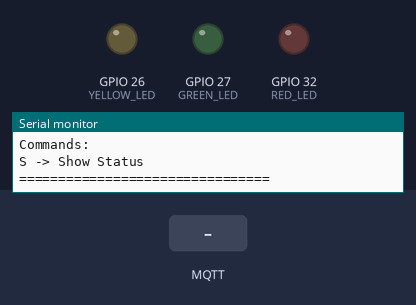
This sketch was run on a simulated ESP32. Shown: output pins drawn as LEDs (lit = HIGH), the last lines printed to the serial monitor. The test bench sets the inputs (shaded band). WiFi joins after 1.5 s; servers stay silent unless stated; EEPROM starts erased; no MQTT or app messages arrive unless stated; nothing arrives over Bluetooth unless stated; a phone connects over Bluetooth LE 3 s after start.

Above: at 2.7 s.
2.8 s: MQTT message "ON" arrives on the first subscribed topic
At 3.4 s:
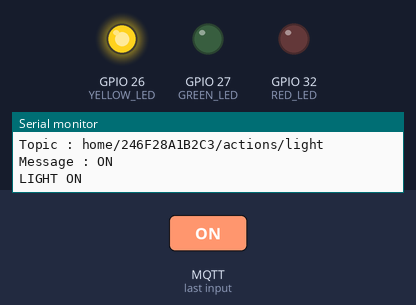
4.3 s: MQTT message "ON" arrives on the second subscribed topic
At 4.6 s:
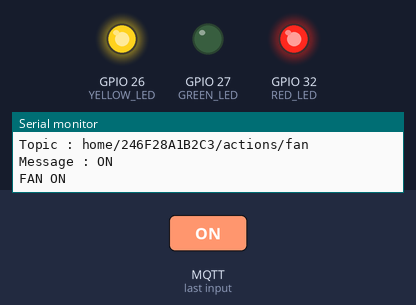
5.8 s: MQTT message "STATUS" arrives on the first subscribed topic
At 7.0 s:
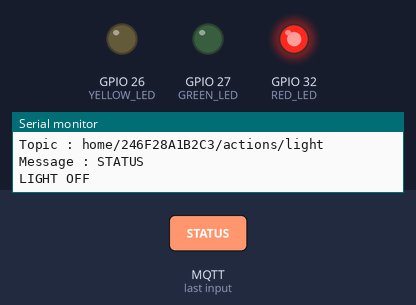
7.3 s: MQTT message "ON" arrives on the third subscribed topic
At 8.1 s:
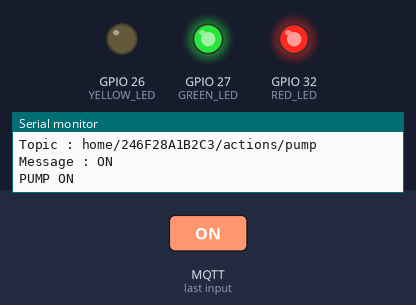
8.8 s: MQTT message "on" arrives on the first subscribed topic
At 9.2 s:
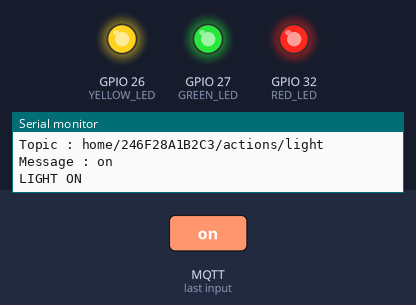
10.3 s: MQTT message "STATUS" arrives on the second subscribed topic
At 11.5 s:
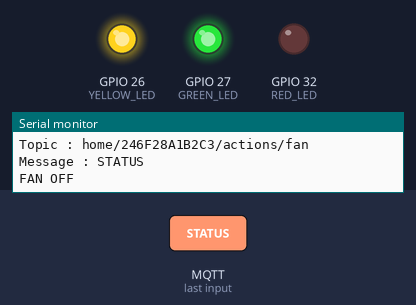
Timing chart, 0 to 12.8 s (numbered marks = the images above; inputs shaded):
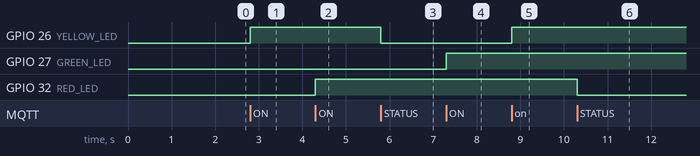

Measured:
- after the input at 2.8 s, GPIO 26 (YELLOW_LED): LOW → HIGH at once
- after the input at 4.3 s, GPIO 32 (RED_LED): LOW → HIGH at once
- after the input at 5.8 s, GPIO 26 (YELLOW_LED): HIGH → LOW at once
- after the input at 7.3 s, GPIO 27 (GREEN_LED): LOW → HIGH at once
- after the input at 8.8 s, GPIO 26 (YELLOW_LED): LOW → HIGH at once
- after the input at 10.3 s, GPIO 32 (RED_LED): HIGH → LOW at once

The sketch:

ESP32_LittleFS_Test.ino
```cpp
#include <WiFi.h>
#include <PubSubClient.h>
#include <Preferences.h>

#include <BLEDevice.h>
#include <BLEServer.h>
#include <BLEUtils.h>
#include <BLE2902.h>

// ================= DEFAULT WIFI =================
const char* DEFAULT_SSID = "ACT-ai_101807102098";
const char* DEFAULT_PASSWORD = "78216553";

// ================= MQTT =================
const char* MQTT_SERVER = "test.mosquitto.org";
const int MQTT_PORT = 1883;

// ================= BLE UUIDs =================
#define SERVICE_UUID        "12345678-1234-1234-1234-123456789abc"
#define CHARACTERISTIC_RX   "abcdefab-1234-5678-1234-abcdefabcdef"
#define CHARACTERISTIC_TX   "fedcbafe-4321-8765-4321-fedcbafedcba"

// ================= LED PINS =================
#define RED_LED      32      // FAN
#define YELLOW_LED   26      // LIGHT
#define GREEN_LED    27      // PUMP

// ================= OBJECTS =================
WiFiClient espClient;
PubSubClient mqttClient(espClient);
Preferences preferences;

BLECharacteristic *pTxCharacteristic;

// ================= DEVICE INFO =================
String deviceID;

// ================= MQTT TOPICS =================
String statusTopic;
String ackTopic;

String lightTopic;
String fanTopic;
String pumpTopic;

String wifiSSIDTopic;
String wifiPasswordTopic;
String wifiSaveTopic;

// ================= STATES =================
bool lightState = false;
bool fanState = false;
bool pumpState = false;

String ssid = "";
String password = "";

String newSSID = "";
String newPassword = "";

unsigned long lastHeartbeat = 0;

// =====================================================
// BLE MESSAGE
// =====================================================

void sendBLE(String msg)
{
  if (pTxCharacteristic != nullptr)
  {
    pTxCharacteristic->setValue(
      msg.c_str()
    );

    pTxCharacteristic->notify();
  }

  Serial.println(msg);
}

// =====================================================
// MQTT ACK
// =====================================================

void publishAck(const char* msg)
{
  if (mqttClient.connected())
  {
    mqttClient.publish(
      ackTopic.c_str(),
      msg
    );
  }
}

// =====================================================
// MQTT STATUS
// =====================================================

void publishStatus()
{
  if (mqttClient.connected())
  {
    mqttClient.publish(
      statusTopic.c_str(),
      "ONLINE",
      true
    );
  }
}

// =====================================================
// LIGHT
// =====================================================

void setLight(bool state)
{
  lightState = state;

  digitalWrite(
    YELLOW_LED,
    state
  );

  Serial.println(
    state ?
    "LIGHT ON" :
    "LIGHT OFF"
  );

  publishAck(
    state ?
    "LIGHT ON" :
    "LIGHT OFF"
  );
}

// =====================================================
// FAN
// =====================================================

void setFan(bool state)
{
  fanState = state;

  digitalWrite(
    RED_LED,
    state
  );

  Serial.println(
    state ?
    "FAN ON" :
    "FAN OFF"
  );

  publishAck(
    state ?
    "FAN ON" :
    "FAN OFF"
  );
}

// =====================================================
// PUMP
// =====================================================

void setPump(bool state)
{
  pumpState = state;

  digitalWrite(
    GREEN_LED,
    state
  );

  Serial.println(
    state ?
    "PUMP ON" :
    "PUMP OFF"
  );

  publishAck(
    state ?
    "PUMP ON" :
    "PUMP OFF"
  );
}

// =====================================================
// STATUS PRINT
// =====================================================

void printStatus()
{
  Serial.println();
  Serial.println(
    "===== STATUS ====="
  );

  Serial.print(
    "WiFi : "
  );

  Serial.println(
    WiFi.status() ==
    WL_CONNECTED ?
    "ONLINE" :
    "OFFLINE"
  );

  Serial.print(
    "MQTT : "
  );

  Serial.println(
    mqttClient.connected() ?
    "ONLINE" :
    "OFFLINE"
  );

  Serial.print(
    "Light : "
  );

  Serial.println(
    lightState ?
    "ON" :
    "OFF"
  );

  Serial.print(
    "Fan : "
  );

  Serial.println(
    fanState ?
    "ON" :
    "OFF"
  );

  Serial.print(
    "Pump : "
  );

  Serial.println(
    pumpState ?
    "ON" :
    "OFF"
  );

  Serial.println(
    "=================="
  );
}
// =====================================================
// SAVE WIFI CREDENTIALS
// =====================================================

void saveCredentials(
  String newSSID,
  String newPass)
{
  preferences.begin(
    "wifi",
    false
  );

  preferences.putString(
    "ssid",
    newSSID
  );

  preferences.putString(
    "pass",
    newPass
  );

  preferences.end();
}

// =====================================================
// CONNECT WIFI
// =====================================================

void connectWiFi()
{
  preferences.begin(
    "wifi",
    true
  );

  ssid =
    preferences.getString(
      "ssid",
      DEFAULT_SSID
    );

  password =
    preferences.getString(
      "pass",
      DEFAULT_PASSWORD
    );

  preferences.end();

  Serial.print(
    "Connecting WiFi"
  );

  WiFi.mode(WIFI_STA);

  WiFi.begin(
    ssid.c_str(),
    password.c_str()
  );

  int count = 0;

  while (
    WiFi.status() !=
    WL_CONNECTED &&
    count < 30)
  {
    delay(500);
    Serial.print(".");
    count++;
  }

  Serial.println();

  if (
    WiFi.status() ==
    WL_CONNECTED)
  {
    Serial.println(
      "WiFi Connected"
    );

    Serial.print(
      "IP : "
    );

    Serial.println(
      WiFi.localIP()
    );

    sendBLE(
      "WiFi Connected"
    );

    sendBLE(
      "IP : " +
      WiFi.localIP().toString()
    );
  }
  else
  {
    Serial.println(
      "WiFi Failed"
    );

    sendBLE(
      "WiFi Failed"
    );
  }
}

// =====================================================
// BLE CALLBACK
// =====================================================

class MyCallbacks :
  public BLECharacteristicCallbacks
{
  void onWrite(
    BLECharacteristic
    *pCharacteristic)
  {
    String cmd =
      pCharacteristic
      ->getValue()
      .c_str();

    cmd.trim();

    Serial.println(
      "BLE : " +
      cmd
    );

    // STATUS
    if (
      cmd.equalsIgnoreCase(
        "STATUS"))
    {
      if (
        WiFi.status() ==
        WL_CONNECTED)
      {
        sendBLE(
          "Connected"
        );

        sendBLE(
          "SSID : " +
          WiFi.SSID()
        );

        sendBLE(
          "IP : " +
          WiFi.localIP()
          .toString()
        );
      }
      else
      {
        sendBLE(
          "Not Connected"
        );
      }
    }

    // SETWIFI
    else if (
      cmd.startsWith(
        "SETWIFI,"))
    {
      int c1 =
        cmd.indexOf(',');

      int c2 =
        cmd.indexOf(
          ',',
          c1 + 1
        );

      if (c2 > 0)
      {
        String newSSID =
          cmd.substring(
            c1 + 1,
            c2
          );

        String newPass =
          cmd.substring(
            c2 + 1
          );

        sendBLE(
          "Saving WiFi"
        );

        saveCredentials(
          newSSID,
          newPass
        );

        ssid =
          newSSID;

        password =
          newPass;

        WiFi.disconnect(
          true
        );

        delay(1000);

        connectWiFi();
      }
      else
      {
        sendBLE(
          "Invalid Format"
        );

        sendBLE(
          "SETWIFI,SSID,PASSWORD"
        );
      }
    }
  }
};

// =====================================================
// MQTT CALLBACK
// =====================================================

void mqttCallback(
  char* topic,
  byte* payload,
  unsigned int length)
{
  String msg = "";

  for (
    unsigned int i = 0;
    i < length;
    i++)
  {
    msg +=
      (char)payload[i];
  }

  msg.trim();

  String upper =
    msg;

  upper.toUpperCase();

  String t =
    String(topic);

  Serial.println();
  Serial.print(
    "Topic : "
  );

  Serial.println(t);

  Serial.print(
    "Message : "
  );

  Serial.println(msg);

  // LIGHT
  if (t == lightTopic)
  {
    setLight(
      upper == "ON"
    );
  }

  // FAN
  else if (
    t == fanTopic)
  {
    setFan(
      upper == "ON"
    );
  }

  // PUMP
  else if (
    t == pumpTopic)
  {
    setPump(
      upper == "ON"
    );
  }

  // WIFI SSID
  else if (
    t ==
    wifiSSIDTopic)
  {
    newSSID = msg;

    Serial.println(
      "New SSID Received"
    );
  }

  // WIFI PASSWORD
  else if (
    t ==
    wifiPasswordTopic)
  {
    newPassword =
      msg;

    Serial.println(
      "New Password Received"
    );
  }

  // SAVE WIFI
  else if (
    t ==
    wifiSaveTopic)
  {
    if (
      newSSID.length() > 0 &&
      newPassword.length() > 0)
    {
      saveCredentials(
        newSSID,
        newPassword
      );

      publishAck(
        "WIFI SAVED"
      );

      Serial.println(
        "WiFi Saved"
      );

      delay(2000);

      ESP.restart();
    }
  }
}
// =====================================================
// CONNECT MQTT
// =====================================================

void connectMQTT()
{
  while (
      !mqttClient.connected() &&
      WiFi.status() == WL_CONNECTED)
  {
    Serial.println(
        "Connecting MQTT..."
    );

    if (
        mqttClient.connect(
            deviceID.c_str(),
            nullptr,
            nullptr,
            statusTopic.c_str(),
            1,
            true,
            "OFFLINE"))
    {
      Serial.println(
          "MQTT Connected"
      );

      // Subscribe Topics
      mqttClient.subscribe(
          lightTopic.c_str());

      mqttClient.subscribe(
          fanTopic.c_str());

      mqttClient.subscribe(
          pumpTopic.c_str());

      mqttClient.subscribe(
          wifiSSIDTopic.c_str());

      mqttClient.subscribe(
          wifiPasswordTopic.c_str());

      mqttClient.subscribe(
          wifiSaveTopic.c_str());

      // Auto Discovery
      mqttClient.publish(
          "home/discovery",
          deviceID.c_str(),
          true
      );

      publishStatus();

      Serial.println();
      Serial.println(
          "Subscribed Topics:"
      );

      Serial.println(lightTopic);
      Serial.println(fanTopic);
      Serial.println(pumpTopic);
      Serial.println(wifiSSIDTopic);
      Serial.println(wifiPasswordTopic);
      Serial.println(wifiSaveTopic);
    }
    else
    {
      Serial.print(
          "MQTT Failed RC="
      );

      Serial.println(
          mqttClient.state()
      );

      delay(3000);
    }
  }
}

// =====================================================
// SETUP
// =====================================================

void setup()
{
  Serial.begin(115200);

  // LEDs
  pinMode(
      RED_LED,
      OUTPUT);

  pinMode(
      YELLOW_LED,
      OUTPUT);

  pinMode(
      GREEN_LED,
      OUTPUT);

  digitalWrite(
      RED_LED,
      LOW);

  digitalWrite(
      YELLOW_LED,
      LOW);

  digitalWrite(
      GREEN_LED,
      LOW);

  // BLE Initialization
  BLEDevice::init(
      "ESP32_WIFI_SETUP");

  BLEServer *pServer =
      BLEDevice::createServer();

  BLEService *pService =
      pServer->createService(
          SERVICE_UUID);

  pTxCharacteristic =
      pService->createCharacteristic(
          CHARACTERISTIC_TX,
          BLECharacteristic::
              PROPERTY_NOTIFY);

  pTxCharacteristic
      ->addDescriptor(
          new BLE2902());

  BLECharacteristic
      *pRxCharacteristic =
          pService
              ->createCharacteristic(
                  CHARACTERISTIC_RX,
                  BLECharacteristic::
                      PROPERTY_WRITE);

  pRxCharacteristic
      ->setCallbacks(
          new MyCallbacks());

  pService->start();

  BLEAdvertising
      *pAdvertising =
          BLEDevice::getAdvertising();

  pAdvertising
      ->addServiceUUID(
          SERVICE_UUID);

  pAdvertising->start();

  Serial.println(
      "BLE Started");

  // Connect WiFi
  connectWiFi();

  // Device ID
  deviceID =
      WiFi.macAddress();

  deviceID.replace(
      ":",
      ""
  );

  // MQTT Topics
  statusTopic =
      "home/" +
      deviceID +
      "/device/status";

  ackTopic =
      "home/" +
      deviceID +
      "/ack";

  lightTopic =
      "home/" +
      deviceID +
      "/actions/light";

  fanTopic =
      "home/" +
      deviceID +
      "/actions/fan";

  pumpTopic =
      "home/" +
      deviceID +
      "/actions/pump";

  wifiSSIDTopic =
      "home/" +
      deviceID +
      "/actions/wifi/ssid";

  wifiPasswordTopic =
      "home/" +
      deviceID +
      "/actions/wifi/password";

  wifiSaveTopic =
      "home/" +
      deviceID +
      "/actions/wifi/save";

  // MQTT Setup
  mqttClient.setServer(
      MQTT_SERVER,
      MQTT_PORT);

  mqttClient.setCallback(
      mqttCallback);

  connectMQTT();

  Serial.println();
  Serial.println(
      "================================");

  Serial.print(
      "Device ID : ");

  Serial.println(
      deviceID);

  Serial.println(
      "================================");

  Serial.println(
      "Commands:"
  );

  Serial.println(
      "S -> Show Status"
  );

  Serial.println(
      "================================");
}

// =====================================================
// LOOP
// =====================================================

void loop()
{
  // Reconnect WiFi
  if (
      WiFi.status() !=
      WL_CONNECTED)
  {
    Serial.println(
        "WiFi Lost..."
    );

    connectWiFi();
  }

  // Reconnect MQTT
  if (
      WiFi.status() ==
          WL_CONNECTED &&
      !mqttClient.connected())
  {
    connectMQTT();
  }

  mqttClient.loop();

  // Heartbeat
  if (
      millis() -
          lastHeartbeat >
      5000)
  {
    publishStatus();

    lastHeartbeat =
        millis();
  }

  // Serial Commands
  if (Serial.available())
  {
    String cmd =
        Serial.readStringUntil(
            '\n');

    cmd.trim();
    cmd.toUpperCase();

    if (cmd == "S")
    {
      printStatus();
    }
  }
}
```
